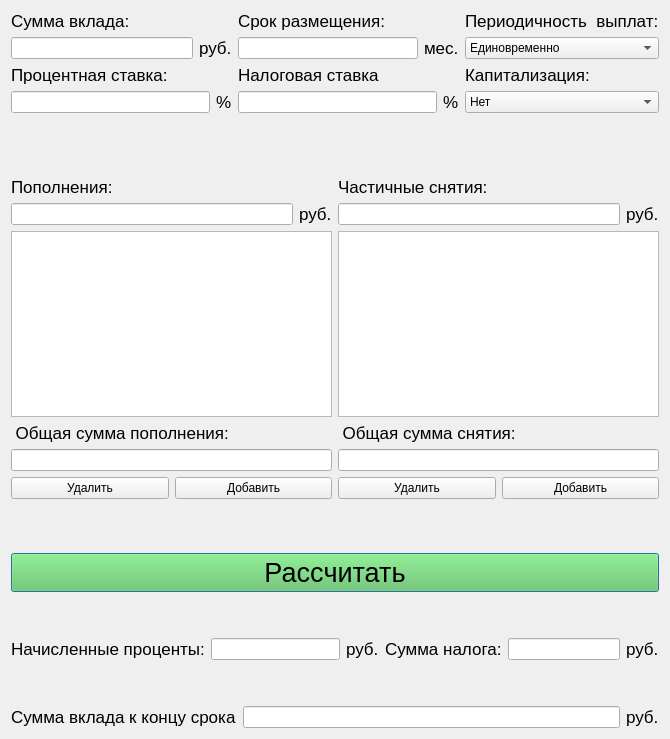
<?xml version="1.0" encoding="UTF-8"?>
<ui version="4.0">
 <class>debit</class>
 <widget class="QDialog" name="debit">
  <property name="geometry">
   <rect>
    <x>0</x>
    <y>0</y>
    <width>670</width>
    <height>739</height>
   </rect>
  </property>
  <property name="windowTitle">
   <string>Dialog</string>
  </property>
  <layout class="QGridLayout" name="gridLayout_3">
   <item row="0" column="0">
    <layout class="QGridLayout" name="gridLayout_2">
     <item row="7" column="4" colspan="3">
      <layout class="QHBoxLayout" name="horizontalLayout_2">
       <item>
        <widget class="QLabel" name="label_10">
         <property name="font">
          <font>
           <pointsize>13</pointsize>
          </font>
         </property>
         <property name="text">
          <string>Сумма налога:</string>
         </property>
        </widget>
       </item>
       <item>
        <widget class="QLineEdit" name="lineEdit_tax_sum">
         <property name="readOnly">
          <bool>true</bool>
         </property>
        </widget>
       </item>
       <item>
        <widget class="QLabel" name="label_13">
         <property name="font">
          <font>
           <pointsize>13</pointsize>
          </font>
         </property>
         <property name="text">
          <string>руб.</string>
         </property>
        </widget>
       </item>
      </layout>
     </item>
     <item row="0" column="0" rowspan="2" colspan="7">
      <layout class="QGridLayout" name="gridLayout">
       <item row="0" column="0">
        <layout class="QHBoxLayout" name="horizontalLayout_8">
         <item>
          <layout class="QVBoxLayout" name="verticalLayout">
           <item>
            <widget class="QLabel" name="label_17">
             <property name="font">
              <font>
               <pointsize>13</pointsize>
              </font>
             </property>
             <property name="text">
              <string>Сумма вклада:</string>
             </property>
            </widget>
           </item>
           <item>
            <layout class="QHBoxLayout" name="horizontalLayout_4">
             <item>
              <widget class="QLineEdit" name="lineEdit_sum_dep"/>
             </item>
             <item>
              <widget class="QLabel" name="label_18">
               <property name="font">
                <font>
                 <pointsize>13</pointsize>
                </font>
               </property>
               <property name="text">
                <string>руб.</string>
               </property>
              </widget>
             </item>
            </layout>
           </item>
          </layout>
         </item>
         <item>
          <layout class="QVBoxLayout" name="verticalLayout_2">
           <item>
            <widget class="QLabel" name="label_2">
             <property name="font">
              <font>
               <pointsize>13</pointsize>
              </font>
             </property>
             <property name="text">
              <string>Срок размещения:</string>
             </property>
            </widget>
           </item>
           <item>
            <layout class="QHBoxLayout" name="horizontalLayout_5">
             <item>
              <widget class="QLineEdit" name="lineEdit_period"/>
             </item>
             <item>
              <widget class="QLabel" name="label_19">
               <property name="font">
                <font>
                 <pointsize>13</pointsize>
                </font>
               </property>
               <property name="text">
                <string>мес.</string>
               </property>
              </widget>
             </item>
            </layout>
           </item>
          </layout>
         </item>
        </layout>
       </item>
       <item row="0" column="1">
        <layout class="QVBoxLayout" name="verticalLayout_5">
         <item>
          <widget class="QLabel" name="label_5">
           <property name="font">
            <font>
             <pointsize>13</pointsize>
            </font>
           </property>
           <property name="text">
            <string>Периодичность  выплат:</string>
           </property>
          </widget>
         </item>
         <item>
          <widget class="QComboBox" name="comboBox_peiod_of_pay">
           <item>
            <property name="text">
             <string>Единовременно</string>
            </property>
           </item>
           <item>
            <property name="text">
             <string>Ежемесячно</string>
            </property>
           </item>
          </widget>
         </item>
        </layout>
       </item>
       <item row="1" column="0">
        <layout class="QHBoxLayout" name="horizontalLayout_9">
         <item>
          <layout class="QVBoxLayout" name="verticalLayout_3">
           <item>
            <widget class="QLabel" name="label_3">
             <property name="font">
              <font>
               <pointsize>13</pointsize>
              </font>
             </property>
             <property name="text">
              <string>Процентная ставка:</string>
             </property>
            </widget>
           </item>
           <item>
            <layout class="QHBoxLayout" name="horizontalLayout_6">
             <item>
              <widget class="QLineEdit" name="lineEdit_rate"/>
             </item>
             <item>
              <widget class="QLabel" name="label_20">
               <property name="font">
                <font>
                 <pointsize>13</pointsize>
                </font>
               </property>
               <property name="text">
                <string>%</string>
               </property>
              </widget>
             </item>
            </layout>
           </item>
          </layout>
         </item>
         <item>
          <layout class="QVBoxLayout" name="verticalLayout_4">
           <item>
            <widget class="QLabel" name="label_4">
             <property name="font">
              <font>
               <pointsize>13</pointsize>
              </font>
             </property>
             <property name="text">
              <string>Налоговая ставка</string>
             </property>
            </widget>
           </item>
           <item>
            <layout class="QHBoxLayout" name="horizontalLayout_7">
             <item>
              <widget class="QLineEdit" name="lineEdit_tax"/>
             </item>
             <item>
              <widget class="QLabel" name="label_21">
               <property name="font">
                <font>
                 <pointsize>13</pointsize>
                </font>
               </property>
               <property name="text">
                <string>%</string>
               </property>
              </widget>
             </item>
            </layout>
           </item>
          </layout>
         </item>
        </layout>
       </item>
       <item row="1" column="1">
        <layout class="QVBoxLayout" name="verticalLayout_6">
         <item>
          <widget class="QLabel" name="label_6">
           <property name="font">
            <font>
             <pointsize>13</pointsize>
            </font>
           </property>
           <property name="text">
            <string>Капитализация:</string>
           </property>
          </widget>
         </item>
         <item>
          <widget class="QComboBox" name="comboBox_capital">
           <item>
            <property name="text">
             <string>Нет</string>
            </property>
           </item>
           <item>
            <property name="text">
             <string>Ежемесячно</string>
            </property>
           </item>
          </widget>
         </item>
        </layout>
       </item>
      </layout>
     </item>
     <item row="8" column="4">
      <spacer name="verticalSpacer_8">
       <property name="orientation">
        <enum>Qt::Vertical</enum>
       </property>
       <property name="sizeType">
        <enum>QSizePolicy::Minimum</enum>
       </property>
       <property name="sizeHint" stdset="0">
        <size>
         <width>20</width>
         <height>40</height>
        </size>
       </property>
      </spacer>
     </item>
     <item row="9" column="0" colspan="7">
      <layout class="QHBoxLayout" name="horizontalLayout_3">
       <item>
        <widget class="QLabel" name="label_11">
         <property name="font">
          <font>
           <pointsize>13</pointsize>
          </font>
         </property>
         <property name="text">
          <string>Сумма вклада к концу срока</string>
         </property>
        </widget>
       </item>
       <item>
        <widget class="QLineEdit" name="lineEdit_total_sum_dep">
         <property name="readOnly">
          <bool>true</bool>
         </property>
        </widget>
       </item>
       <item>
        <widget class="QLabel" name="label_14">
         <property name="font">
          <font>
           <pointsize>13</pointsize>
          </font>
         </property>
         <property name="text">
          <string>руб.</string>
         </property>
        </widget>
       </item>
      </layout>
     </item>
     <item row="4" column="5" colspan="2">
      <spacer name="verticalSpacer_6">
       <property name="orientation">
        <enum>Qt::Vertical</enum>
       </property>
       <property name="sizeType">
        <enum>QSizePolicy::Minimum</enum>
       </property>
       <property name="sizeHint" stdset="0">
        <size>
         <width>20</width>
         <height>48</height>
        </size>
       </property>
      </spacer>
     </item>
     <item row="7" column="0" colspan="4">
      <layout class="QHBoxLayout" name="horizontalLayout">
       <item>
        <widget class="QLabel" name="label">
         <property name="font">
          <font>
           <pointsize>13</pointsize>
          </font>
         </property>
         <property name="text">
          <string>Начисленные проценты:</string>
         </property>
        </widget>
       </item>
       <item>
        <widget class="QLineEdit" name="lineEdit_percents">
         <property name="readOnly">
          <bool>true</bool>
         </property>
        </widget>
       </item>
       <item>
        <widget class="QLabel" name="label_12">
         <property name="font">
          <font>
           <pointsize>13</pointsize>
          </font>
         </property>
         <property name="text">
          <string>руб.</string>
         </property>
        </widget>
       </item>
      </layout>
     </item>
     <item row="8" column="2" colspan="2">
      <spacer name="verticalSpacer_3">
       <property name="orientation">
        <enum>Qt::Vertical</enum>
       </property>
       <property name="sizeType">
        <enum>QSizePolicy::Minimum</enum>
       </property>
       <property name="sizeHint" stdset="0">
        <size>
         <width>20</width>
         <height>40</height>
        </size>
       </property>
      </spacer>
     </item>
     <item row="5" column="0" colspan="7">
      <widget class="QPushButton" name="pushButton_calculate">
       <property name="font">
        <font>
         <pointsize>20</pointsize>
        </font>
       </property>
       <property name="styleSheet">
        <string notr="true">background-color: rgb(97, 197, 84);</string>
       </property>
       <property name="text">
        <string>Расcчитать</string>
       </property>
      </widget>
     </item>
     <item row="6" column="5" colspan="2">
      <spacer name="verticalSpacer_7">
       <property name="orientation">
        <enum>Qt::Vertical</enum>
       </property>
       <property name="sizeType">
        <enum>QSizePolicy::Minimum</enum>
       </property>
       <property name="sizeHint" stdset="0">
        <size>
         <width>20</width>
         <height>40</height>
        </size>
       </property>
      </spacer>
     </item>
     <item row="3" column="0" colspan="7">
      <layout class="QHBoxLayout" name="horizontalLayout_14">
       <item>
        <layout class="QVBoxLayout" name="verticalLayout_12">
         <item>
          <layout class="QVBoxLayout" name="verticalLayout_10">
           <item>
            <widget class="QLabel" name="label_8">
             <property name="font">
              <font>
               <pointsize>13</pointsize>
              </font>
             </property>
             <property name="text">
              <string>Пополнения:</string>
             </property>
            </widget>
           </item>
           <item>
            <layout class="QHBoxLayout" name="horizontalLayout_12">
             <item>
              <widget class="QLineEdit" name="lineEdit_add"/>
             </item>
             <item>
              <widget class="QLabel" name="label_16">
               <property name="font">
                <font>
                 <pointsize>13</pointsize>
                </font>
               </property>
               <property name="text">
                <string>руб.</string>
               </property>
              </widget>
             </item>
            </layout>
           </item>
          </layout>
         </item>
         <item>
          <widget class="QListWidget" name="listWidget_add"/>
         </item>
         <item>
          <widget class="QLabel" name="label_22">
           <property name="font">
            <font>
             <pointsize>13</pointsize>
            </font>
           </property>
           <property name="text">
            <string> Общая сумма пополнения:</string>
           </property>
          </widget>
         </item>
         <item>
          <widget class="QLineEdit" name="lineEdit_add_all"/>
         </item>
         <item>
          <layout class="QVBoxLayout" name="verticalLayout_8">
           <item>
            <layout class="QHBoxLayout" name="horizontalLayout_10">
             <item>
              <widget class="QPushButton" name="pushButton_del">
               <property name="text">
                <string>Удалить</string>
               </property>
              </widget>
             </item>
             <item>
              <widget class="QPushButton" name="pushButton_add">
               <property name="text">
                <string>Добавить</string>
               </property>
              </widget>
             </item>
            </layout>
           </item>
          </layout>
         </item>
        </layout>
       </item>
       <item>
        <layout class="QVBoxLayout" name="verticalLayout_11">
         <item>
          <layout class="QVBoxLayout" name="verticalLayout_9">
           <item>
            <widget class="QLabel" name="label_9">
             <property name="font">
              <font>
               <pointsize>13</pointsize>
              </font>
             </property>
             <property name="text">
              <string>Частичные снятия:</string>
             </property>
            </widget>
           </item>
           <item>
            <layout class="QHBoxLayout" name="horizontalLayout_13">
             <item>
              <widget class="QLineEdit" name="lineEdit_del"/>
             </item>
             <item>
              <widget class="QLabel" name="label_15">
               <property name="font">
                <font>
                 <pointsize>13</pointsize>
                </font>
               </property>
               <property name="text">
                <string>руб.</string>
               </property>
              </widget>
             </item>
            </layout>
           </item>
          </layout>
         </item>
         <item>
          <widget class="QListWidget" name="listWidget_sub"/>
         </item>
         <item>
          <widget class="QLabel" name="label_23">
           <property name="font">
            <font>
             <pointsize>13</pointsize>
            </font>
           </property>
           <property name="text">
            <string> Общая сумма снятия:</string>
           </property>
          </widget>
         </item>
         <item>
          <widget class="QLineEdit" name="lineEdit_sub_all"/>
         </item>
         <item>
          <layout class="QVBoxLayout" name="verticalLayout_7">
           <item>
            <layout class="QHBoxLayout" name="horizontalLayout_11">
             <item>
              <widget class="QPushButton" name="pushButton_del_2">
               <property name="text">
                <string>Удалить</string>
               </property>
              </widget>
             </item>
             <item>
              <widget class="QPushButton" name="pushButton_add_2">
               <property name="text">
                <string>Добавить</string>
               </property>
              </widget>
             </item>
            </layout>
           </item>
          </layout>
         </item>
        </layout>
       </item>
      </layout>
     </item>
     <item row="6" column="1" colspan="2">
      <spacer name="verticalSpacer_2">
       <property name="orientation">
        <enum>Qt::Vertical</enum>
       </property>
       <property name="sizeType">
        <enum>QSizePolicy::Minimum</enum>
       </property>
       <property name="sizeHint" stdset="0">
        <size>
         <width>20</width>
         <height>40</height>
        </size>
       </property>
      </spacer>
     </item>
     <item row="4" column="3">
      <spacer name="verticalSpacer">
       <property name="orientation">
        <enum>Qt::Vertical</enum>
       </property>
       <property name="sizeType">
        <enum>QSizePolicy::Minimum</enum>
       </property>
       <property name="sizeHint" stdset="0">
        <size>
         <width>20</width>
         <height>48</height>
        </size>
       </property>
      </spacer>
     </item>
     <item row="2" column="0">
      <spacer name="verticalSpacer_4">
       <property name="orientation">
        <enum>Qt::Vertical</enum>
       </property>
       <property name="sizeType">
        <enum>QSizePolicy::Minimum</enum>
       </property>
       <property name="sizeHint" stdset="0">
        <size>
         <width>20</width>
         <height>58</height>
        </size>
       </property>
      </spacer>
     </item>
    </layout>
   </item>
  </layout>
 </widget>
 <resources/>
 <connections/>
</ui>
